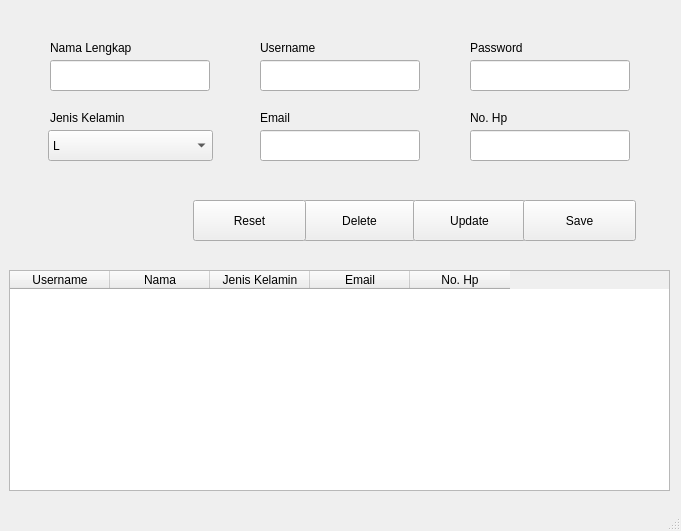
<?xml version="1.0" encoding="UTF-8"?>
<ui version="4.0">
 <class>Dosen</class>
 <widget class="QMainWindow" name="Dosen">
  <property name="geometry">
   <rect>
    <x>0</x>
    <y>0</y>
    <width>681</width>
    <height>531</height>
   </rect>
  </property>
  <property name="windowTitle">
   <string>Dosen</string>
  </property>
  <property name="inputMethodHints">
   <set>Qt::ImhNone</set>
  </property>
  <widget class="QWidget" name="centralwidget">
   <widget class="QTableWidget" name="tableDosen">
    <property name="geometry">
     <rect>
      <x>9</x>
      <y>270</y>
      <width>661</width>
      <height>221</height>
     </rect>
    </property>
    <column>
     <property name="text">
      <string>Username</string>
     </property>
    </column>
    <column>
     <property name="text">
      <string>Nama</string>
     </property>
    </column>
    <column>
     <property name="text">
      <string>Jenis Kelamin</string>
     </property>
    </column>
    <column>
     <property name="text">
      <string>Email</string>
     </property>
    </column>
    <column>
     <property name="text">
      <string>No. Hp</string>
     </property>
    </column>
   </widget>
   <widget class="QLineEdit" name="inptNama">
    <property name="geometry">
     <rect>
      <x>50</x>
      <y>60</y>
      <width>160</width>
      <height>31</height>
     </rect>
    </property>
    <property name="inputMask">
     <string/>
    </property>
    <property name="placeholderText">
     <string/>
    </property>
   </widget>
   <widget class="QLineEdit" name="inptUsername">
    <property name="geometry">
     <rect>
      <x>260</x>
      <y>60</y>
      <width>160</width>
      <height>31</height>
     </rect>
    </property>
   </widget>
   <widget class="QLineEdit" name="inptPassword">
    <property name="geometry">
     <rect>
      <x>470</x>
      <y>60</y>
      <width>160</width>
      <height>31</height>
     </rect>
    </property>
    <property name="echoMode">
     <enum>QLineEdit::Password</enum>
    </property>
   </widget>
   <widget class="QLabel" name="label">
    <property name="geometry">
     <rect>
      <x>50</x>
      <y>40</y>
      <width>161</width>
      <height>16</height>
     </rect>
    </property>
    <property name="text">
     <string>Nama Lengkap</string>
    </property>
   </widget>
   <widget class="QLabel" name="label_2">
    <property name="geometry">
     <rect>
      <x>260</x>
      <y>40</y>
      <width>161</width>
      <height>16</height>
     </rect>
    </property>
    <property name="text">
     <string>Username</string>
    </property>
   </widget>
   <widget class="QLabel" name="label_3">
    <property name="geometry">
     <rect>
      <x>470</x>
      <y>40</y>
      <width>161</width>
      <height>16</height>
     </rect>
    </property>
    <property name="text">
     <string>Password</string>
    </property>
   </widget>
   <widget class="QLabel" name="label_4">
    <property name="geometry">
     <rect>
      <x>50</x>
      <y>110</y>
      <width>161</width>
      <height>16</height>
     </rect>
    </property>
    <property name="text">
     <string>Jenis Kelamin</string>
    </property>
   </widget>
   <widget class="QLineEdit" name="inptEmail">
    <property name="geometry">
     <rect>
      <x>260</x>
      <y>130</y>
      <width>160</width>
      <height>31</height>
     </rect>
    </property>
   </widget>
   <widget class="QLineEdit" name="inptNohp">
    <property name="geometry">
     <rect>
      <x>470</x>
      <y>130</y>
      <width>160</width>
      <height>31</height>
     </rect>
    </property>
    <property name="inputMethodHints">
     <set>Qt::ImhDigitsOnly</set>
    </property>
    <property name="echoMode">
     <enum>QLineEdit::Normal</enum>
    </property>
   </widget>
   <widget class="QLabel" name="label_5">
    <property name="geometry">
     <rect>
      <x>260</x>
      <y>110</y>
      <width>161</width>
      <height>16</height>
     </rect>
    </property>
    <property name="text">
     <string>Email</string>
    </property>
   </widget>
   <widget class="QLabel" name="label_6">
    <property name="geometry">
     <rect>
      <x>470</x>
      <y>110</y>
      <width>161</width>
      <height>16</height>
     </rect>
    </property>
    <property name="text">
     <string>No. Hp</string>
    </property>
   </widget>
   <widget class="QComboBox" name="inptJk">
    <property name="geometry">
     <rect>
      <x>48</x>
      <y>130</y>
      <width>165</width>
      <height>31</height>
     </rect>
    </property>
    <item>
     <property name="text">
      <string>L</string>
     </property>
    </item>
    <item>
     <property name="text">
      <string>P</string>
     </property>
    </item>
   </widget>
   <widget class="QPushButton" name="btnDelete">
    <property name="geometry">
     <rect>
      <x>303</x>
      <y>200</y>
      <width>113</width>
      <height>41</height>
     </rect>
    </property>
    <property name="text">
     <string>Delete</string>
    </property>
   </widget>
   <widget class="QPushButton" name="btnUpdate">
    <property name="geometry">
     <rect>
      <x>413</x>
      <y>200</y>
      <width>113</width>
      <height>41</height>
     </rect>
    </property>
    <property name="text">
     <string>Update</string>
    </property>
   </widget>
   <widget class="QPushButton" name="btnSave">
    <property name="geometry">
     <rect>
      <x>523</x>
      <y>200</y>
      <width>113</width>
      <height>41</height>
     </rect>
    </property>
    <property name="text">
     <string>Save</string>
    </property>
   </widget>
   <widget class="QPushButton" name="btnReset">
    <property name="geometry">
     <rect>
      <x>193</x>
      <y>200</y>
      <width>113</width>
      <height>41</height>
     </rect>
    </property>
    <property name="text">
     <string>Reset</string>
    </property>
   </widget>
  </widget>
  <widget class="QStatusBar" name="statusbar"/>
 </widget>
 <resources/>
 <connections/>
</ui>
